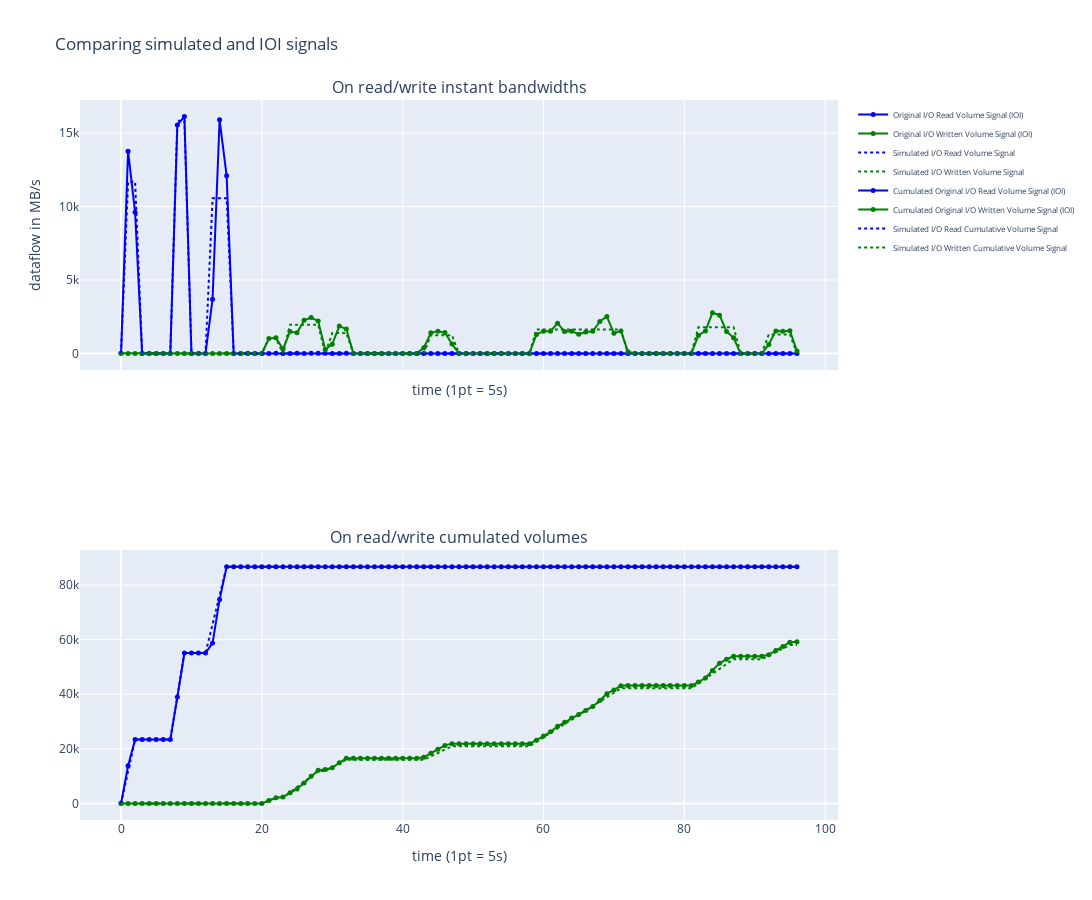

The notebook cell saved with this chart:
### Markdown cell above
Plotting Simulation versus Origial (IOI) signals

### Code cell
fig = display_original_sim_signals((sim_time, sim_read_bw, sim_write_bw),
                                   (timestamps, original_read, original_write),
                                   width=1400, height=900)
fig.show()
